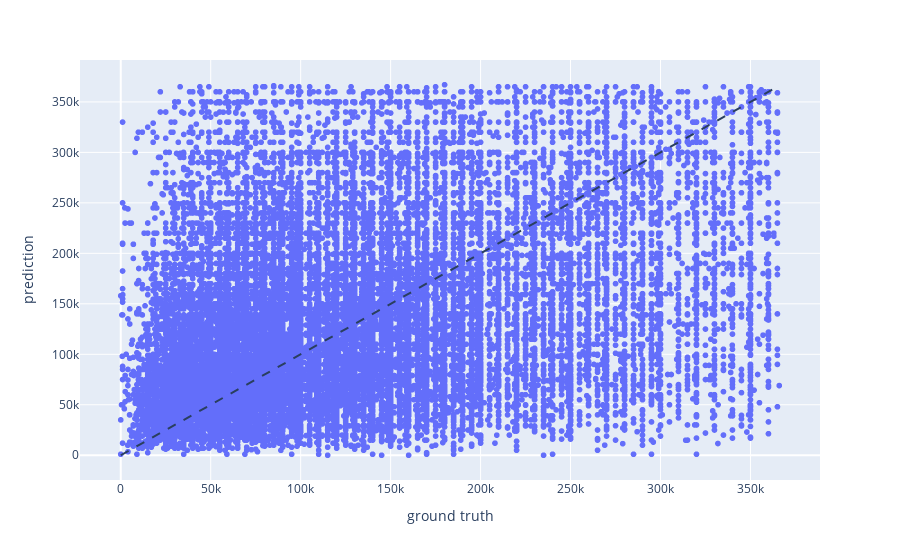

Source (notebook cell):
### Markdown cell above
## decision tree

### Code cell
model = tree.DecisionTreeRegressor().fit(X_train, y_train)
r_sq = model.score(X_train, y_train)
print(f"coefficient of determination: {r_sq}")
y_pred = model.predict(X_test)
MSE = round(mean_squared_error(y_true=y_test, y_pred=y_pred, squared=False), 2)
print(f"MSE : {MSE}")
results_df['decision_tree'] = (MSE, r_sq)

fig = px.scatter(x=y_test, y=y_pred, labels={'x': 'ground truth', 'y': 'prediction'})
fig.add_shape(
    type="line", line=dict(dash='dash'),
    x0=y_test.min(), y0=y_test.min(),
    x1=y_test.max(), y1=y_test.max()
)
fig.show()

### Figure 1 — Plotly figure (JSON) as saved in the notebook; plotly's stock layout.template omitted (floating-point values rounded to 4 significant figures; data arrays with more than 128 entries replaced by an {"elided": "..."} marker saying what was removed)
{"data": [{"hovertemplate": "ground truth=%{x}<br>prediction=%{y}<extra></extra>", "legendgroup": "", "marker": {"color": "#636efa", "symbol": "circle"}, "mode": "markers", "name": "", "showlegend": false, "type": "scattergl", "x": {"elided": "28560 int values"}, "xaxis": "x", "y": {"elided": "28560 float values"}, "yaxis": "y"}], "layout": {"legend": {"tracegroupgap": 0}, "margin": {"t": 60}, "shapes": [{"line": {"dash": "dash"}, "type": "line", "x0": 1, "x1": 366000, "y0": 1, "y1": 366000}], "xaxis": {"anchor": "y", "domain": [0, 1], "title": {"text": "ground truth"}}, "yaxis": {"anchor": "x", "domain": [0, 1], "title": {"text": "prediction"}}}}
